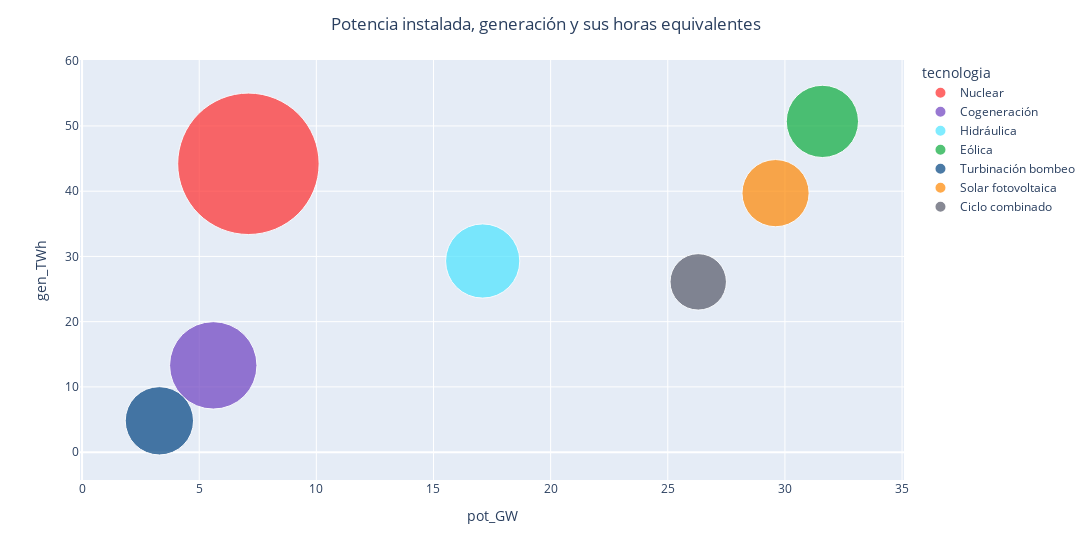

The cell this chart's notebook holds for it:
### Code cell
graf_bolas=px.scatter(df_out_ratio_select_fc,x='pot_GW',y='gen_TWh',size='horas_gen', 
                    size_max=100, color=df_out_ratio_select_fc['tecnologia'], 
                    hover_name=df_out_ratio_select_fc['tecnologia'],
                    color_discrete_map=colores_tecnologia,
                    width=1300,
                    hover_data={
                        'tecnologia':False,
                        'FC':True
                    }
                    )
graf_bolas.update_traces(
    text=df_out_ratio_select_fc['tecnologia'],  # Usa los índices (tecnologías) como texto
    textposition='middle center',  # Coloca el texto en el centro de las burbujas
    #textfont=dict(size=12, color="black"),  # Tamaño y color del texto
    )
graf_bolas.update_layout(
    title=dict(
        text='Potencia instalada, generación y sus horas equivalentes',
        x=.5,
        xanchor='center'

    )

)

### Figure 1 — Plotly figure (JSON) as saved in the notebook; plotly's stock layout.template omitted (floating-point values rounded to 4 significant figures)
{"data": [{"customdata": [["Nuclear", 0.849]], "hovertemplate": "<b>%{hovertext}</b><br><br>pot_GW=%{x}<br>gen_TWh=%{y}<br>horas_gen=%{marker.size}<br>FC=%{customdata[1]}<extra></extra>", "hovertext": ["Nuclear"], "legendgroup": "Nuclear", "marker": {"color": "#ff2b2b", "size": [6212], "sizemode": "area", "sizeref": 0.6212, "symbol": "circle"}, "mode": "markers", "name": "Nuclear", "orientation": "v", "showlegend": true, "text": ["Nuclear", "Cogeneración", "Hidráulica", "Eólica", "Turbinación bombeo", "Solar fotovoltaica", "Ciclo combinado"], "textposition": "middle center", "type": "scatter", "x": [7.1], "xaxis": "x", "y": [44.2], "yaxis": "y"}, {"customdata": [["Cogeneración", 0.324]], "hovertemplate": "<b>%{hovertext}</b><br><br>pot_GW=%{x}<br>gen_TWh=%{y}<br>horas_gen=%{marker.size}<br>FC=%{customdata[1]}<extra></extra>", "hovertext": ["Cogeneración"], "legendgroup": "Cogeneración", "marker": {"color": "#6d3fc0", "size": [2373], "sizemode": "area", "sizeref": 0.6212, "symbol": "circle"}, "mode": "markers", "name": "Cogeneración", "orientation": "v", "showlegend": true, "text": ["Nuclear", "Cogeneración", "Hidráulica", "Eólica", "Turbinación bombeo", "Solar fotovoltaica", "Ciclo combinado"], "textposition": "middle center", "type": "scatter", "x": [5.6], "xaxis": "x", "y": [13.3], "yaxis": "y"}, {"customdata": [["Hidráulica", 0.234]], "hovertemplate": "<b>%{hovertext}</b><br><br>pot_GW=%{x}<br>gen_TWh=%{y}<br>horas_gen=%{marker.size}<br>FC=%{customdata[1]}<extra></extra>", "hovertext": ["Hidráulica"], "legendgroup": "Hidráulica", "marker": {"color": "#4be4ff", "size": [1710], "sizemode": "area", "sizeref": 0.6212, "symbol": "circle"}, "mode": "markers", "name": "Hidráulica", "orientation": "v", "showlegend": true, "text": ["Nuclear", "Cogeneración", "Hidráulica", "Eólica", "Turbinación bombeo", "Solar fotovoltaica", "Ciclo combinado"], "textposition": "middle center", "type": "scatter", "x": [17.1], "xaxis": "x", "y": [29.3], "yaxis": "y"}, {"customdata": [["Eólica", 0.222]], "hovertemplate": "<b>%{hovertext}</b><br><br>pot_GW=%{x}<br>gen_TWh=%{y}<br>horas_gen=%{marker.size}<br>FC=%{customdata[1]}<extra></extra>", "hovertext": ["Eólica"], "legendgroup": "Eólica", "marker": {"color": "#09ab3b", "size": [1622], "sizemode": "area", "sizeref": 0.6212, "symbol": "circle"}, "mode": "markers", "name": "Eólica", "orientation": "v", "showlegend": true, "text": ["Nuclear", "Cogeneración", "Hidráulica", "Eólica", "Turbinación bombeo", "Solar fotovoltaica", "Ciclo combinado"], "textposition": "middle center", "type": "scatter", "x": [31.6], "xaxis": "x", "y": [50.7], "yaxis": "y"}, {"customdata": [["Turbinación bombeo", 0.198]], "hovertemplate": "<b>%{hovertext}</b><br><br>pot_GW=%{x}<br>gen_TWh=%{y}<br>horas_gen=%{marker.size}<br>FC=%{customdata[1]}<extra></extra>", "hovertext": ["Turbinación bombeo"], "legendgroup": "Turbinación bombeo", "marker": {"color": "#004280", "size": [1449], "sizemode": "area", "sizeref": 0.6212, "symbol": "circle"}, "mode": "markers", "name": "Turbinación bombeo", "orientation": "v", "showlegend": true, "text": ["Nuclear", "Cogeneración", "Hidráulica", "Eólica", "Turbinación bombeo", "Solar fotovoltaica", "Ciclo combinado"], "textposition": "middle center", "type": "scatter", "x": [3.3], "xaxis": "x", "y": [4.8], "yaxis": "y"}, {"customdata": [["Solar fotovoltaica", 0.192]], "hovertemplate": "<b>%{hovertext}</b><br><br>pot_GW=%{x}<br>gen_TWh=%{y}<br>horas_gen=%{marker.size}<br>FC=%{customdata[1]}<extra></extra>", "hovertext": ["Solar fotovoltaica"], "legendgroup": "Solar fotovoltaica", "marker": {"color": "#ff8700", "size": [1402], "sizemode": "area", "sizeref": 0.6212, "symbol": "circle"}, "mode": "markers", "name": "Solar fotovoltaica", "orientation": "v", "showlegend": true, "text": ["Nuclear", "Cogeneración", "Hidráulica", "Eólica", "Turbinación bombeo", "Solar fotovoltaica", "Ciclo combinado"], "textposition": "middle center", "type": "scatter", "x": [29.6], "xaxis": "x", "y": [39.7], "yaxis": "y"}, {"customdata": [["Ciclo combinado", 0.135]], "hovertemplate": "<b>%{hovertext}</b><br><br>pot_GW=%{x}<br>gen_TWh=%{y}<br>horas_gen=%{marker.size}<br>FC=%{customdata[1]}<extra></extra>", "hovertext": ["Ciclo combinado"], "legendgroup": "Ciclo combinado", "marker": {"color": "#555867", "size": [989], "sizemode": "area", "sizeref": 0.6212, "symbol": "circle"}, "mode": "markers", "name": "Ciclo combinado", "orientation": "v", "showlegend": true, "text": ["Nuclear", "Cogeneración", "Hidráulica", "Eólica", "Turbinación bombeo", "Solar fotovoltaica", "Ciclo combinado"], "textposition": "middle center", "type": "scatter", "x": [26.3], "xaxis": "x", "y": [26.1], "yaxis": "y"}], "layout": {"legend": {"itemsizing": "constant", "title": {"text": "tecnologia"}, "tracegroupgap": 0}, "margin": {"t": 60}, "title": {"text": "Potencia instalada, generación y sus horas equivalentes", "x": 0.5, "xanchor": "center"}, "width": 1300, "xaxis": {"anchor": "y", "domain": [0, 1], "title": {"text": "pot_GW"}}, "yaxis": {"anchor": "x", "domain": [0, 1], "title": {"text": "gen_TWh"}}}}
